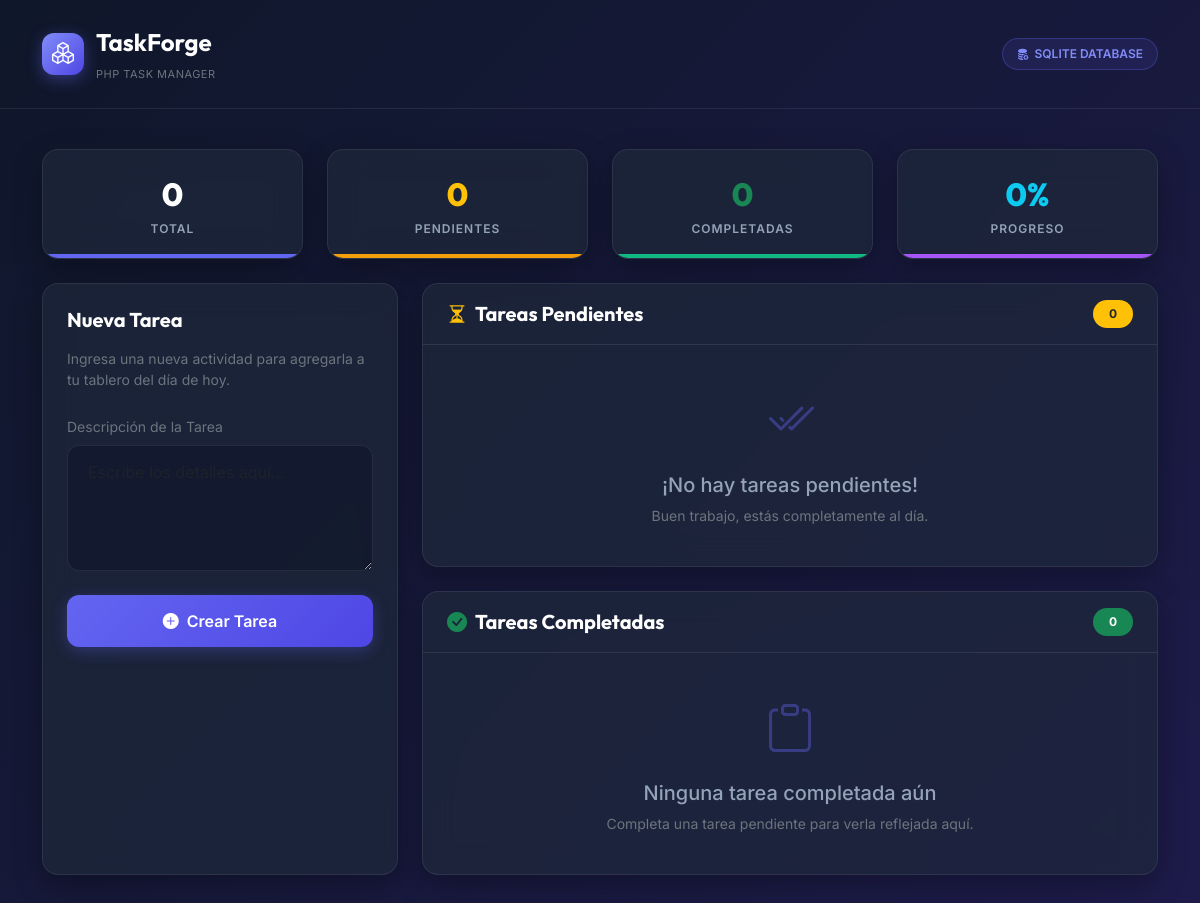
The app's page /, older data.
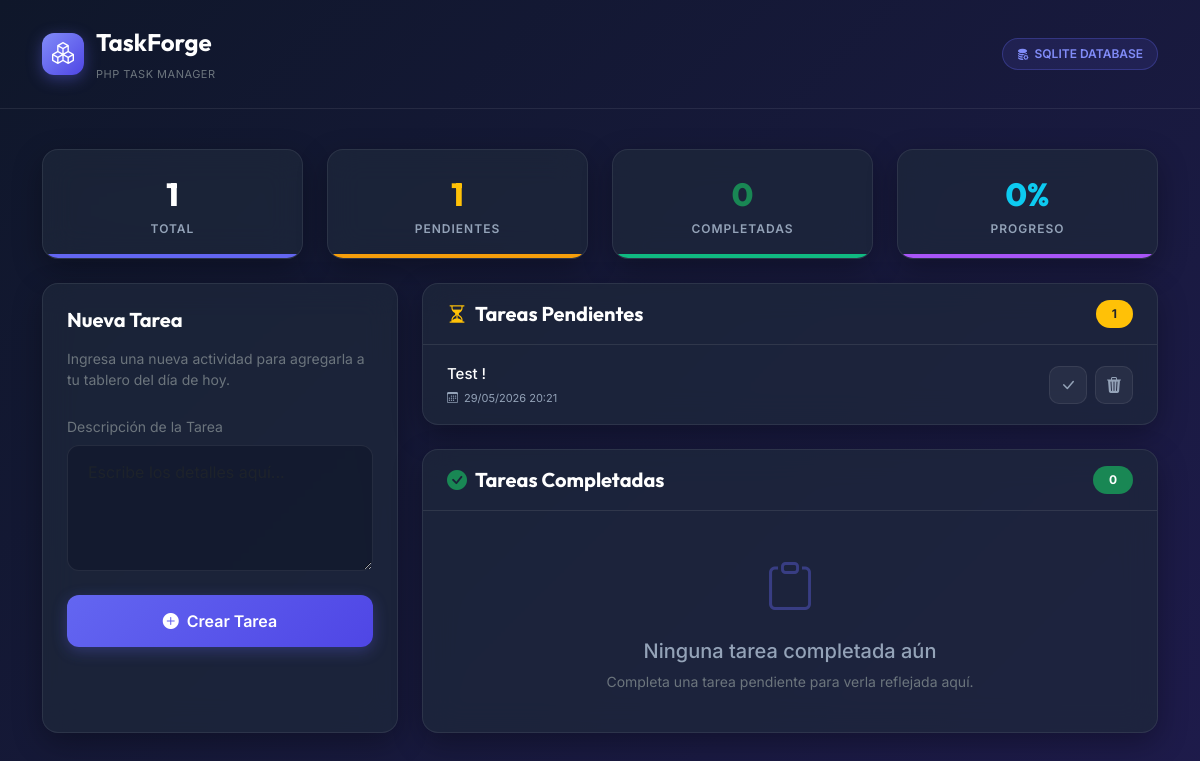
The same page, newer data.
### tables this page shows
CREATE TABLE tasks (
            id INTEGER PRIMARY KEY AUTOINCREMENT,
            description TEXT NOT NULL,
            status TEXT NOT NULL,
            created_at TEXT NOT NULL
        );

### index.php (called while the page is built, shortened)
<?php
$driver = $_ENV['DB_DRIVER'] ?? 'sqlite';
try {
    if ($driver === 'json') {
        $filePath = __DIR__ . '/' . ($_ENV['JSON_DB_PATH'] ?? 'data/tasks.json');
        $repository = new TaskRepositoryJSON($filePath);
    } else {
        $dbPath = __DIR__ . '/' . ($_ENV['SQLITE_DB_PATH'] ?? 'data/database.sqlite');
        $pdo = new PDO("sqlite:" . $dbPath);
        $pdo->setAttribute(PDO::ATTR_ERRMODE, PDO::ERRMODE_EXCEPTION);
        $repository = new TaskRepositorySQLite($pdo);
    }
    $service = new TaskService($repository);
    $controller = new TaskController($service);
    $controller->handleRequest();
} catch (Exception $e) {
    die("Application Error: " . $e->getMessage());
}

### src/Application/TaskService.php (called while the page is built, shortened)
<?php
class TaskService
{
    private TaskRepositoryInterface $repository;
    public function __construct(TaskRepositoryInterface $repository)
    {
        $this->repository = $repository;
    }
    public function listAllTasks(): array
    {
        return $this->repository->findAll();
    }
}

### src/Infrastructure/TaskRepositorySQLite.php (called while the page is built, shortened)
<?php
class TaskRepositorySQLite implements TaskRepositoryInterface
{
    private PDO $pdo;
    public function __construct(PDO $pdo)
    {
        $this->pdo = $pdo;
    }
    private function initializeSchema(): void
    {
        $sql = "CREATE TABLE IF NOT EXISTS tasks (
            id INTEGER PRIMARY KEY AUTOINCREMENT,
            description TEXT NOT NULL,
            status TEXT NOT NULL,
            created_at TEXT NOT NULL
        )";
        $this->pdo->exec($sql);
    }
    public function findAll(): array
    {
        $stmt = $this->pdo->query("SELECT * FROM tasks ORDER BY created_at DESC");
        $rows = $stmt->fetchAll(PDO::FETCH_ASSOC);
        $tasks = [];
        foreach ($rows as $row) {
            $tasks[] = new Task(
                (int)$row['id'],
                $row['description'],
                TaskStatus::from($row['status']),
                new DateTimeImmutable($row['created_at'])
            );
        }
        return $tasks;
    }
}

### src/Domain/Task.php (called while the page is built, shortened)
<?php
class Task
{
    private string $description;
    private DateTimeImmutable $createdAt;
    public function __construct(
        ?int $id,
        string $description,
        TaskStatus $status = TaskStatus::Pending,
        ?DateTimeImmutable $createdAt = null
    ) {
        $this->createdAt = $createdAt ?? new DateTimeImmutable();
    }
    public function getDescription(): string
    {
        return $this->description;
    }
    public function setDescription(string $description): void
    {
        $trimmed = trim($description);
        $this->description = $trimmed;
    }
    public function getCreatedAt(): DateTimeImmutable
    {
        return $this->createdAt;
    }
}

### src/Interface/views/index.php (the view, shortened to what the changed rows need)
<?php
$pendingTasks = [];
$completedTasks = [];
foreach ($tasks as $task) {
    if ($task->getStatus() === TaskStatus::Pending) {
        $pendingTasks[] = $task;
    } else {
        $completedTasks[] = $task;
    }
}
$totalTasksCount = count($tasks);
$pendingCount = count($pendingTasks);
$completedCount = count($completedTasks);
$completionRate = $totalTasksCount > 0 ? round(($completedCount / $totalTasksCount) * 100) : 0;
$dbDriver = $_ENV['DB_DRIVER'] ?? 'sqlite';
?>
<!DOCTYPE html>
<html lang="es">
<head>
    <link href="https://cdn.jsdelivr.net/npm/bootstrap@5.3.2/dist/css/bootstrap.min.css" rel="stylesheet">
    <link rel="stylesheet" href="https://cdn.jsdelivr.net/npm/bootstrap-icons@1.11.1/font/bootstrap-icons.css">
</head>
<body>
    <header class="brand-header">
        <div class="container d-flex justify-content-between align-items-center">
            <div class="d-flex align-items-center">
                <div class="logo-icon">
                    <i class="bi bi-boxes"></i>
                </div>
                <div>
                    <span class="fs-4 brand-font text-white d-block">TaskForge</span>
                    <span class="text-secondary" style="font-size: 11px; letter-spacing: 0.5px; text-transform: uppercase;">PHP Task Manager</span>
                </div>
            </div>
            <div>
                <?php if ($dbDriver === 'json'): ?>
                    <span class="driver-badge driver-badge-json">
                        <i class="bi bi-filetype-json"></i> JSON Storage
                    </span>
                <?php else: ?>
                    <span class="driver-badge">
                        <i class="bi bi-database-fill-gear"></i> SQLite Database
                    </span>
                <?php endif; ?>
            </div>
        </div>
    </header>
    <div class="container">
        <div class="row g-4 mb-4">
            <div class="col-md-3 col-sm-6">
                <div class="glass-card stat-card">
                    <div class="stat-number text-white"><?= $totalTasksCount ?></div>
                    <div class="stat-label">Total</div>
                </div>
            </div>
            <div class="col-md-3 col-sm-6">
                <div class="glass-card stat-card stat-pending">
                    <div class="stat-number text-warning"><?= $pendingCount ?></div>
                    <div class="stat-label">Pendientes</div>
                </div>
            </div>
            <div class="col-md-3 col-sm-6">
                <div class="glass-card stat-card stat-completed">
                    <div class="stat-number text-success"><?= $completedCount ?></div>
                    <div class="stat-label">Completadas</div>
                </div>
            </div>
            <div class="col-md-3 col-sm-6">
                <div class="glass-card stat-card stat-rate">
                    <div class="stat-number text-info"><?= $completionRate ?>%</div>
                    <div class="stat-label">Progreso</div>
                </div>
            </div>
        </div>
        <div class="row g-4">
            <div class="col-lg-4">
                <div class="glass-card p-4 h-100">
                    <h3 class="fs-5 mb-3 text-white">Nueva Tarea</h3>
                    <p class="text-secondary small mb-4">Ingresa una nueva actividad para agregarla a tu tablero del día de hoy.</p>
                    <form action="index.php" method="POST">
                        <div class="mb-4">
                            <label for="description" class="form-label text-secondary small">Descripción de la Tarea</label>
                            <textarea class="form-control" id="description" name="description" rows="4" placeholder="Escribe los detalles aquí..." required></textarea>
                        </div>
                        <button type="submit" class="btn-custom btn-primary-custom w-100">
                            <i class="bi bi-plus-circle-fill"></i> Crear Tarea
                        </button>
                    </form>
                </div>
            </div>
            <div class="col-lg-8">
                <div class="row g-4">
                    <div class="col-12">
                        <div class="glass-card">
                            <div class="px-4 py-3 border-bottom border-secondary border-opacity-25 d-flex justify-content-between align-items-center">
                                <h3 class="fs-5 mb-0 text-white d-flex align-items-center">
                                    <i class="bi bi-hourglass-split me-2 text-warning"></i> Tareas Pendientes
                                </h3>
                                <span class="badge bg-warning text-dark rounded-pill px-3 py-2"><?= $pendingCount ?></span>
                            </div>
                            <div class="task-list">
                                <?php if ($pendingCount === 0): ?>
                                    <div class="empty-state">
                                        <i class="bi bi-check2-all"></i>
                                        <h5>¡No hay tareas pendientes!</h5>
                                        <p class="small text-secondary mb-0">Buen trabajo, estás completamente al día.</p>
                                    </div>
                                <?php else: ?>
                                    <?php foreach ($pendingTasks as $task): ?>
                                        <div class="task-item">
                                            <div>
                                                <div class="task-title text-white"><?= htmlspecialchars($task->getDescription()) ?></div>
                                                <div class="task-meta">
                                                    <i class="bi bi-calendar3"></i>
                                                    <?= htmlspecialchars($task->getCreatedAt()->format('d/m/Y H:i')) ?>
                                                </div>
                                            </div>
                                            <div class="d-flex gap-2">
                                                <form action="index.php" method="POST" class="m-0">
                                                    <button type="submit" class="action-btn action-btn-success" title="Completar tarea">
                                                        <i class="bi bi-check-lg"></i>
                                                    </button>
                                                </form>
                                                <form action="index.php" method="POST" class="m-0" onsubmit="return confirm('¿Estás seguro de que deseas eliminar esta tarea?');">
                                                    <button type="submit" class="action-btn action-btn-danger" title="Eliminar tarea">
                                                        <i class="bi bi-trash3-fill"></i>
                                                    </button>
                                                </form>
                                            </div>
                                        </div>
                                    <?php endforeach; ?>
                                <?php endif; ?>
                            </div>
                        </div>
                    </div>
                    <div class="col-12">
                        <div class="glass-card">
                            <div class="px-4 py-3 border-bottom border-secondary border-opacity-25 d-flex justify-content-between align-items-center">
                                <h3 class="fs-5 mb-0 text-white d-flex align-items-center">
                                    <i class="bi bi-check-circle-fill me-2 text-success"></i> Tareas Completadas
                                </h3>
                                <span class="badge bg-success text-white rounded-pill px-3 py-2"><?= $completedCount ?></span>
                            </div>
                            <div class="task-list">
                                <?php if ($completedCount === 0): ?>
                                    <div class="empty-state">
                                        <i class="bi bi-clipboard"></i>
                                        <h5>Ninguna tarea completada aún</h5>
                                        <p class="small text-secondary mb-0">Completa una tarea pendiente para verla reflejada aquí.</p>
                                    </div>
                                <?php endif; ?>
                            </div>
                        </div>
                    </div>
                </div>
            </div>
        </div>
    </div>
</body>
</html>

Row changes from the older to the newer data that the page shows:
added tasks: description "Test !", format "29/05/2026 20:21"
Text that changed along with them:
$totalTasksCount: "0" → "1"
$pendingCount: "0" → "1"
text no longer shown: "¡No hay tareas pendientes! Buen trabajo, estás completamente al día."
